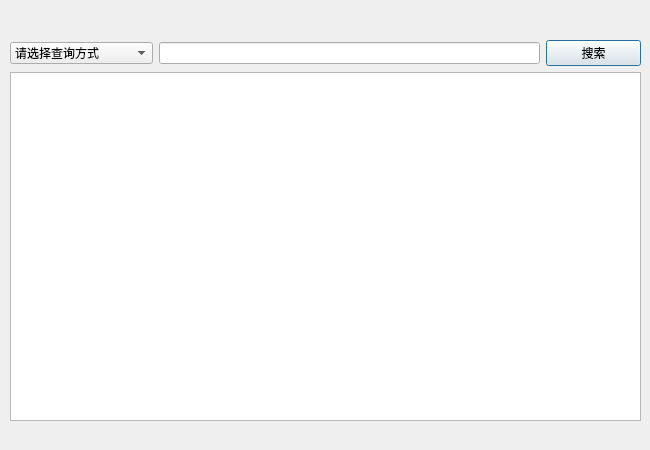
<?xml version="1.0" encoding="UTF-8"?>
<ui version="4.0">
 <class>querystu</class>
 <widget class="QDialog" name="querystu">
  <property name="geometry">
   <rect>
    <x>0</x>
    <y>0</y>
    <width>650</width>
    <height>450</height>
   </rect>
  </property>
  <property name="windowTitle">
   <string>Dialog</string>
  </property>
  <widget class="QWidget" name="layoutWidget">
   <property name="geometry">
    <rect>
     <x>10</x>
     <y>40</y>
     <width>631</width>
     <height>381</height>
    </rect>
   </property>
   <layout class="QVBoxLayout" name="verticalLayout">
    <item>
     <layout class="QHBoxLayout" name="horizontalLayout" stretch="3,8,2">
      <item>
       <widget class="QComboBox" name="cbb_searchway">
        <item>
         <property name="text">
          <string>请选择查询方式</string>
         </property>
        </item>
        <item>
         <property name="text">
          <string>按姓名查询</string>
         </property>
        </item>
        <item>
         <property name="text">
          <string>按序号查询</string>
         </property>
        </item>
       </widget>
      </item>
      <item>
       <widget class="QLineEdit" name="le_cnt"/>
      </item>
      <item>
       <widget class="QPushButton" name="btn_search">
        <property name="text">
         <string>搜索</string>
        </property>
       </widget>
      </item>
     </layout>
    </item>
    <item>
     <widget class="QTableView" name="tableView"/>
    </item>
   </layout>
  </widget>
 </widget>
 <resources/>
 <connections/>
</ui>
